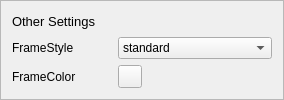
             <widget class="QFrame" name="bs_setting_other">
              <property name="frameShape">
               <enum>QFrame::Shape::StyledPanel</enum>
              </property>
              <property name="frameShadow">
               <enum>QFrame::Shadow::Raised</enum>
              </property>
              <layout class="QGridLayout" name="gridLayout_9">
               <item row="1" column="1">
                <widget class="QComboBox" name="bs_o_border_combo">
                 <property name="minimumSize">
                  <size>
                   <width>154</width>
                   <height>0</height>
                  </size>
                 </property>
                 <item>
                  <property name="text">
                   <string>standard</string>
                  </property>
                 </item>
                 <item>
                  <property name="text">
                   <string>left bottom</string>
                  </property>
                 </item>
                 <item>
                  <property name="text">
                   <string>top right</string>
                  </property>
                 </item>
                 <item>
                  <property name="text">
                   <string>top</string>
                  </property>
                 </item>
                 <item>
                  <property name="text">
                   <string>bottom</string>
                  </property>
                 </item>
                 <item>
                  <property name="text">
                   <string>left</string>
                  </property>
                 </item>
                 <item>
                  <property name="text">
                   <string>right</string>
                  </property>
                 </item>
                 <item>
                  <property name="text">
                   <string>none</string>
                  </property>
                 </item>
                </widget>
               </item>
               <item row="1" column="0">
                <widget class="QLabel" name="bs_o_border">
                 <property name="minimumSize">
                  <size>
                   <width>100</width>
                   <height>0</height>
                  </size>
                 </property>
                 <property name="maximumSize">
                  <size>
                   <width>16777215</width>
                   <height>16777215</height>
                  </size>
                 </property>
                 <property name="text">
                  <string>FrameStyle</string>
                 </property>
                </widget>
               </item>
               <item row="0" column="0">
                <widget class="QLabel" name="bs_o_label">
                 <property name="font">
                  <font>
                   <pointsize>10</pointsize>
                  </font>
                 </property>
                 <property name="text">
                  <string>Other Settings</string>
                 </property>
                </widget>
               </item>
               <item row="2" column="0">
                <widget class="QLabel" name="bs_o_border_color_label">
                 <property name="text">
                  <string>FrameColor</string>
                 </property>
                </widget>
               </item>
               <item row="2" column="1">
                <widget class="QToolButton" name="bs_o_border_color_btn">
                 <property name="text">
                  <string/>
                 </property>
                </widget>
               </item>
              </layout>
             </widget>
